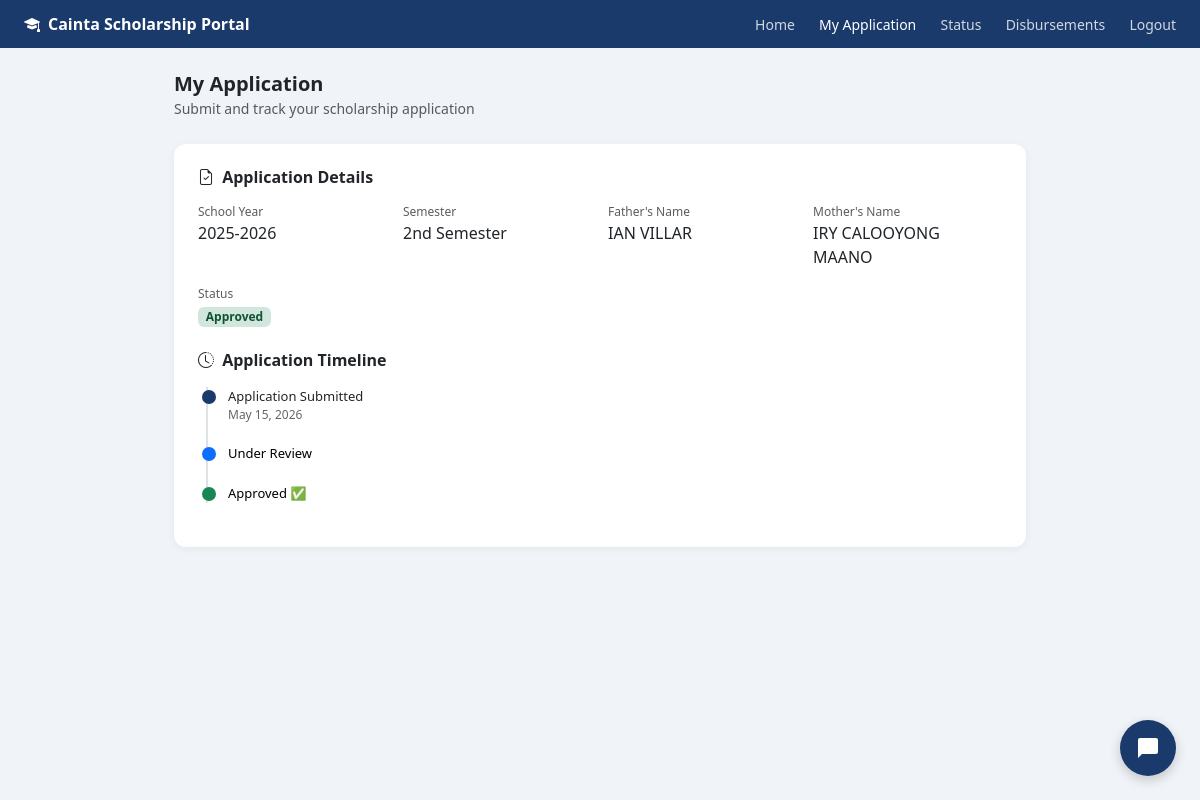
/student/application.php (signed in), run on the app's committed database.
### tables this page shows
CREATE TABLE `applications` (
  `application_id` int(11) NOT NULL,
  `scholar_id` int(11) NOT NULL,
  `school_year` varchar(20) DEFAULT NULL,
  `semester` enum('1st','2nd') DEFAULT NULL,
  `gwa` decimal(4,2) DEFAULT NULL,
  `monthly_income` decimal(10,2) DEFAULT NULL,
  `status` enum('pending','for_review','approved','rejected','incomplete') DEFAULT 'pending',
  `remarks` text DEFAULT NULL,
  `submitted_at` timestamp NOT NULL DEFAULT current_timestamp(),
  `father_name` varchar(100) DEFAULT NULL,
  `father_occupation` varchar(100) DEFAULT NULL,
  `mother_name` varchar(100) DEFAULT NULL,
  `mother_occupation` varchar(100) DEFAULT NULL
);

### student/application.php (the view, shortened to what this page needs)
<?php
require_once '../includes/db.php';
$student_id = $_SESSION['student_id'];
$existing = $pdo->prepare("SELECT * FROM applications WHERE scholar_id = ? AND status IN ('pending','for_review','approved') ORDER BY submitted_at DESC LIMIT 1");
$existing->execute([$student_id]);
$has_application = $existing->fetch();
?>
<!DOCTYPE html>
<html lang="en">
<head>
    <link href="https://cdn.jsdelivr.net/npm/bootstrap@5.3.0/dist/css/bootstrap.min.css" rel="stylesheet">
    <link href="https://cdn.jsdelivr.net/npm/bootstrap-icons@1.10.0/font/bootstrap-icons.css" rel="stylesheet">
</head>
<body>
<div class="topnav">
    <a href="dashboard.php" class="topnav-brand">
        <i class="bi bi-mortarboard-fill me-2"></i>Cainta Scholarship Portal
    </a>
    <div class="topnav-links">
        <a href="dashboard.php">Home</a>
        <a href="application.php" class="active">My Application</a>
        <a href="status.php">Status</a>
        <a href="disbursements.php">Disbursements</a>
        <a href="../student_logout.php">Logout</a>
    </div>
</div>
<div class="main-content">
    <div class="mb-4">
        <h5 class="mb-0 fw-bold">My Application</h5>
        <small class="text-muted">Submit and track your scholarship application</small>
    </div>
    <?php if($has_application): ?>
    <div class="card mb-4">
        <div class="card-body p-4">
            <h6 class="fw-bold mb-3">
                <i class="bi bi-file-earmark-check me-1"></i> Application Details
            </h6>
            <div class="row g-3 mb-3">
                <div class="col-md-3">
                    <div class="text-muted" style="font-size:12px;">School Year</div>
                    <div><?= $has_application['school_year'] ?></div>
                </div>
                <div class="col-md-3">
                    <div class="text-muted" style="font-size:12px;">Semester</div>
                    <div><?= $has_application['semester'] ?> Semester</div>
                </div>
                <div class="col-md-3">
                    <div class="text-muted" style="font-size:12px;">Father's Name</div>
                    <div><?= htmlspecialchars($has_application['father_name']) ?></div>
                </div>
                <div class="col-md-3">
                    <div class="text-muted" style="font-size:12px;">Mother's Name</div>
                    <div><?= htmlspecialchars($has_application['mother_name']) ?></div>
                </div>
                <div class="col-md-3">
                    <div class="text-muted" style="font-size:12px;">Status</div>
                    <span class="badge badge-<?= $has_application['status'] ?>">
                        <?= ucfirst(str_replace('_', ' ', $has_application['status'])) ?>
                    </span>
                </div>
            </div>
            <h6 class="fw-bold mb-3 mt-4">
                <i class="bi bi-clock-history me-1"></i> Application Timeline
            </h6>
            <div class="status-timeline">
                <div class="timeline-item">
                    <div class="timeline-dot" style="background:#1A3A6B;"></div>
                    <div style="font-size:13px; font-weight:500;">Application Submitted</div>
                    <div style="font-size:12px; color:#666;">
                        <?= date('F d, Y', strtotime($has_application['submitted_at'])) ?>
                    </div>
                </div>
                <div class="timeline-item">
                    <div class="timeline-dot" style="background:<?= in_array($has_application['status'], ['for_review','approved','rejected']) ? '#0d6efd' : '#dee2e6' ?>;"></div>
                    <div style="font-size:13px; font-weight:500; color:<?= in_array($has_application['status'], ['for_review','approved','rejected']) ? '#000' : '#aaa' ?>">
                        Under Review
                    </div>
                </div>
                <div class="timeline-item">
                    <div class="timeline-dot" style="background:<?= in_array($has_application['status'], ['approved','rejected']) ? ($has_application['status']=='approved'?'#198754':'#dc3545') : '#dee2e6' ?>;"></div>
                    <div style="font-size:13px; font-weight:500; color:<?= in_array($has_application['status'], ['approved','rejected']) ? '#000' : '#aaa' ?>">
                        <?= $has_application['status']=='approved' ? 'Approved ✅' : ($has_application['status']=='rejected' ? 'Rejected ❌' : 'Decision Pending') ?>
                    </div>
                </div>
            </div>
        </div>
    </div>
    <?php endif; ?>
</div>
<?php include '../chatbot_widget.php'; ?>
</body>
</html>

### student/application.php (style rules this page uses)
body { font-family: 'Segoe UI', sans-serif; background: #f0f4f8; }
.topnav { background: #1A3A6B; padding: 12px 24px; display: flex; justify-content: space-between; align-items: center; position: relative; }
.topnav-brand { color: white; font-size: 16px; font-weight: 600; text-decoration: none; }
.topnav-links a { color: rgba(255,255,255,0.8); text-decoration: none; font-size: 14px; margin-left: 20px; }
.topnav-links a.active { color: white; font-weight: 500; }
.main-content { padding: 24px; max-width: 900px; margin: 0 auto; }
.card { border: none; border-radius: 12px; box-shadow: 0 2px 8px rgba(0,0,0,0.05); }
.status-timeline { position: relative; padding-left: 30px; }
.status-timeline::before { content: ''; position: absolute; left: 8px; top: 0; bottom: 0; width: 2px; background: #dee2e6; }
.timeline-item { position: relative; margin-bottom: 20px; }
.timeline-dot { position: absolute; left: -26px; width: 14px; height: 14px; border-radius: 50%; top: 3px; }
.badge-approved { background: #d1e7dd; color: #0f5132; }

### data on the page
applications: school_year "2025-2026", semester "2nd", father_name "IAN VILLAR", mother_name "IRY CALOOYONG MAANO", status "Approved", submitted_at "May 15, 2026"
